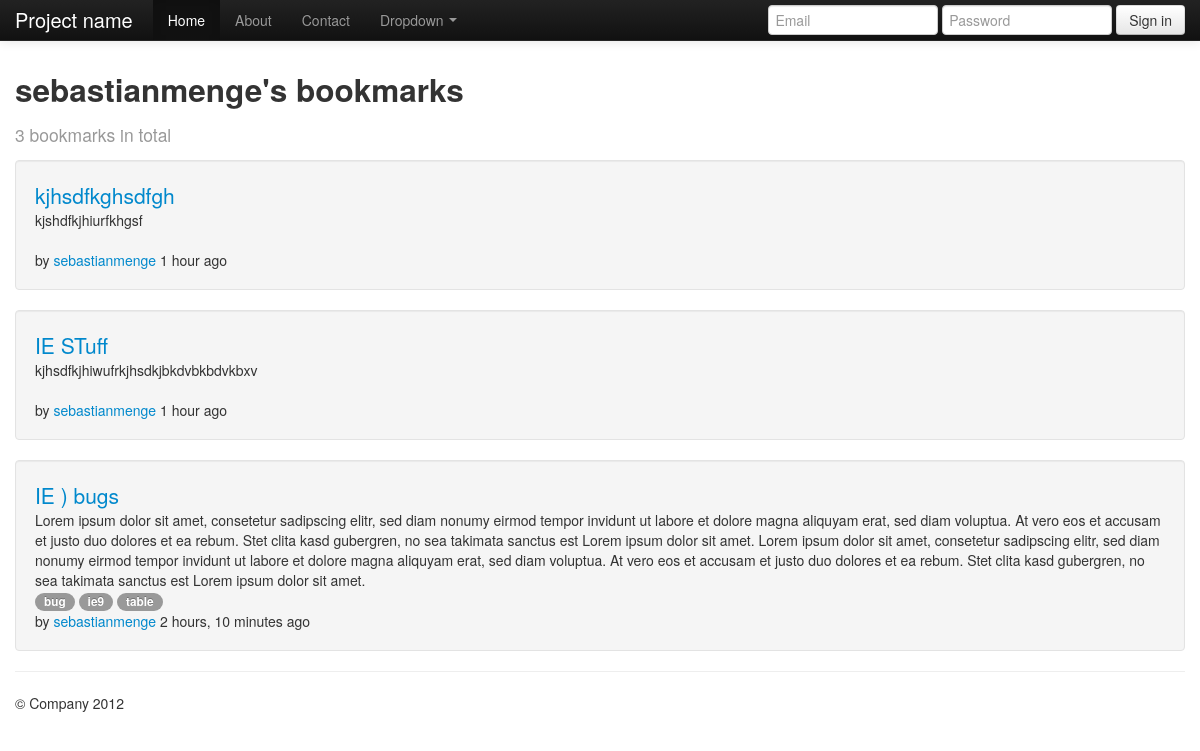
Screenshot of /user/sebastianmenge/ with the database file from the repository.
### marcador/models.py (models this page shows, shortened)
class Bookmark(models.Model):
    url = models.URLField()
    title = models.CharField(u'title', max_length=255)
    description = models.TextField(u'description', blank=True)
    is_public = models.BooleanField(u'public', default=True)
    date_created = models.DateTimeField(u'date created')
    date_updated = models.DateTimeField(u'date updated')
    owner = models.ForeignKey(User, verbose_name=u'owner', related_name='bookmarks')
    tags = models.ManyToManyField(Tag, blank=True)
    objects = models.Manager()
    public = PublicBookmarkManager()
    class Meta:
        verbose_name = u'bookmark'
        verbose_name_plural = u'bookmarks'
        ordering = ['-date_created']

class Tag(models.Model):
    name = models.CharField(max_length=50, unique=True)
    class Meta:
        verbose_name = u'tag'
        verbose_name_plural = u'tags'
        ordering = ['name']
    def __unicode__(self):
        return self.name

### marcador/views.py (the view)
# urls.py: url(r'^user/(?P<username>[-\w]+)/$', 'bookmark_user',
def bookmark_user(request, username):
    user = get_object_or_404(User, username=username)
    if request.user == user:
        bookmarks = user.bookmarks.all()
    else:
        bookmarks = Bookmark.public.filter(owner__username=username)
    context = {'bookmarks': bookmarks, 'owner': user}
    return render(request, 'marcador/bookmark_user.html', context)

### marcador/templates/marcador/bookmark_user.html (shortened to what this page needs)
{% extends "marcador/bookmark_list.html" %}
{% block heading %}
<h2>{{ owner.username }}'s bookmarks<br><small>{{ bookmarks.count }} bookmarks in total</small></h2>
{% endblock %}

### marcador/templates/marcador/bookmark_list.html (shortened to what this page needs)
{% extends "base.html" %}
{% block content %}
<ul class="unstyled">
{% for bookmark in bookmarks %}
    <li class="well">{% include "marcador/bookmark.html" %}</li>
{% empty %}
    <li>No bookmarks. :(</li>
{% endfor %}
</ul>
{% endblock %}

### marcador/templates/marcador/bookmark.html
<a class="lead" href="{{ bookmark.url }}">{{ bookmark.title }}</a>
{% if bookmark.description %}
    <br>{{ bookmark.description|linebreaksbr }}
{% endif %}
{% if not bookmark.is_public %}
    <br><span class="badge badge-important">Private</span>
{% else %}
    <br>
{% endif %}
{% if bookmark.tags.count %}
    {% for tag in bookmark.tags.all %}<span class="badge">{{ tag }}</span>&nbsp;{% endfor %}
{% endif %}
<br>by <a href="{% url "marcador_bookmark_user" bookmark.owner.username %}">{{ bookmark.owner.username }}</a>
{{ bookmark.date_created|timesince }} ago

### templates/base.html (style rules this page uses)
body { padding-top: 60px; padding-bottom: 40px; }

### rows the page displays
Bookmark: title "kjhsdfkghsdfgh", description "kjshdfkjhiurfkhgsf", owner.username "sebastianmenge", date_created "1 hour"
Bookmark: title "IE STuff", description "kjhsdfkjhiwufrkjhsdkjbkdvbkbdvkbxv", owner.username "sebastianmenge", date_created "1 hour"
Bookmark: title "IE ) bugs", description "Lorem ipsum dolor sit amet, consetetur sadipscing elitr, sed diam nonumy eirmod tempor invidunt ut labore et dolore magna aliquyam erat, sed diam voluptua. At vero eos et accusam et justo duo dolores et ea rebum. Stet clita kasd gubergren, no sea takimata sanctus est Lorem ipsum dolor sit amet. Lorem ipsum dolor sit amet, consetetur sadipscing elitr, sed diam nonumy eirmod tempor invidunt ut labore et dolore magna aliquyam erat, sed diam voluptua. At vero eos et accusam et justo duo dolores et ea rebum. Stet clita kasd gubergren, no sea takimata sanctus est Lorem ipsum dolor sit amet.", owner.username "sebastianmenge", date_created "2 hours, 10 minutes"
Tag: name "bug"
Tag: name "ie9"
Tag: name "table"

### other values shown
{{ owner.username }} "sebastianmenge"
{{ bookmarks.count }} "3"
